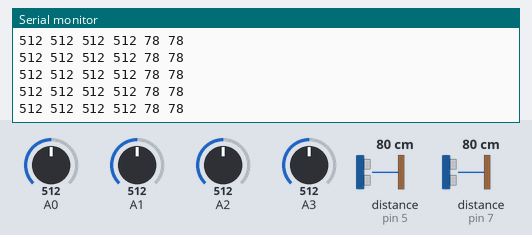
A sketch run on a simulated Arduino Uno, built with avr-gcc and run on an emulated ATmega328P. Parts: the last lines printed to the serial monitor. Wiring (inferred from the names in the program): 2 × ultrasonic range finder: trigger pin 6, echo pin 5 / trigger pin 8, echo pin 7. The inputs (shaded band) are chosen by the test bench; at power-on: A0 = 512, A1 = 512, A2 = 512, A3 = 512, distance to the obstacle (sensors on pin 5, pin 7) 80 cm. The echo pulse lasts 58.3 µs per cm.

Above: at 10.2 s.
10.3 s: A0 set to 106
At 10.37 s:
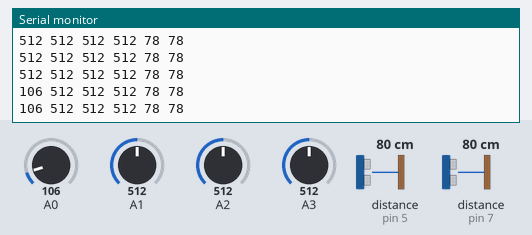
11.8 s: A0 set to 88
At 11.85 s:
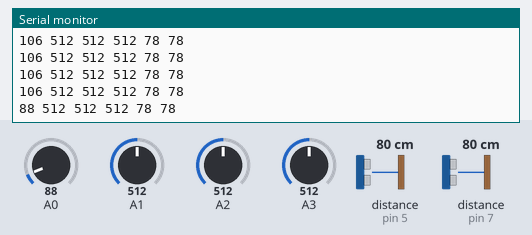
Timing chart, 0 to 14.8 s (numbered marks = the images above; inputs shaded):
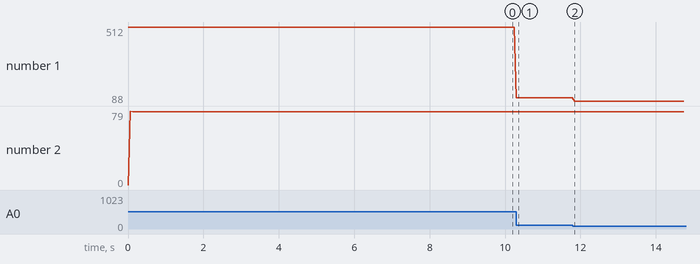

Measured:
- after the input at 10.3 s, the serial monitor: prints a new line at once (image 1)
- after the input at 11.8 s, the serial monitor: prints a new line at once (image 2)
- plotted number 1: 512 → 106 after the input at 10.3 s, 106 → 88 after the input at 11.8 s

The sketch:

2_sensors_4x_dials.ino
```cpp
#define echoPin 5  //defining the pins used for the sonic sensor
#define trigPin 6
#define echoPin01 7
#define trigPin01 8


int distance = 0;  int distance01 = 0;  //sets the initial value for the sonic sensors
long duration; long duration01;

int val[4] = {0, 0, 0, 0,}; //the number of analog sensors

void setup() { Serial.begin(9600); //starts the serial communication

pinMode(trigPin, OUTPUT); //sends the sonic wave
pinMode(echoPin, INPUT); //recieves the sonic wave
pinMode(trigPin01, OUTPUT); //sends the sonic wave
pinMode(echoPin01, INPUT); //recieves the sonic wave
}
void loop() {
for(int i = 0; i < 4; i++) {val[i] = analogRead(i); //
Serial.print(val[i]);Serial.print(" ");} //prints the value of the potentiometers
digitalWrite(trigPin, LOW); //takes in the readings from sonic sensor 1 send
delayMicroseconds(2);
digitalWrite(trigPin, HIGH); //takes in the readings from sonic sensor 1 recieve
delayMicroseconds(10);
digitalWrite(trigPin, LOW);
duration = pulseIn(echoPin, HIGH);
Serial.print(distance); Serial.print(" "); //prints the value of sonic sensor 1
digitalWrite(trigPin01, LOW); //takes in the readings from sonic sensor 2 send
delayMicroseconds(2);
digitalWrite(trigPin01, HIGH); //takes in the readings from sonic sensor 2 recieve
delayMicroseconds(10);
digitalWrite(trigPin01, LOW);
duration01 = pulseIn(echoPin01, HIGH);
distance = duration * 0.034 / 2;  //calculates the distance of sonic sensor 2
distance01 = duration01 * 0.034 / 2; //calculates the distance of sonic sensor 2
Serial.println(distance01);   //prints the value of sonic sensor 2
delay(50);
}
```
